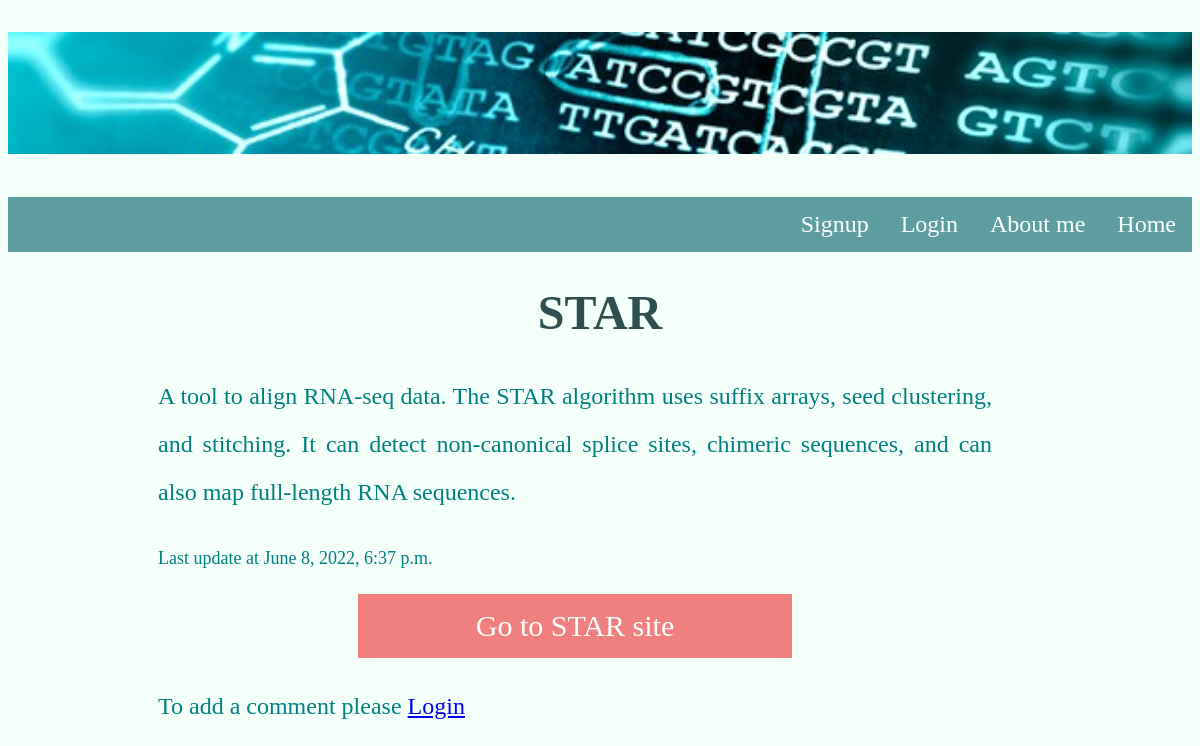
Screenshot of /articles/star/ with the database file from the repository.
### articles/models.py (models this page shows, shortened)
class Articles(models.Model):
    title = models.CharField(max_length=100)
    slug = models.SlugField()
    body = models.TextField()
    type = models.CharField(max_length=100, default="general")
    date = models.DateTimeField(auto_now_add=True)
    link = models.URLField(max_length=500,blank=True, default="#")
    thumb = models.ImageField(default="default.png", blank=True)

### articles/views.py (the view)
# urls.py: path('<slug:slug>/', views.articale_detail, name='detail')  # This MUST me last url
def articale_detail(request, slug):
    article = Articles.objects.get(slug=slug)
    comments = article.comments.filter(active=True)
    new_comment = None
    if request.method == 'POST':
        comment_form = CommentForm(data=request.POST)
        if comment_form.is_valid():
            new_comment = comment_form.save(commit=False)
            new_comment.article = article
            new_comment.name = request.user
            new_comment.save()
    else:
        comment_form = CommentForm()
    return render(request, "articles/article_detail.html", {'article': article,
                                           'comments': comments,
                                           'new_comment': new_comment,
                                           'comment_form': comment_form})

### templates/articles/article_detail.html (shortened to what this page needs)
{% extends 'base_layout.html' %}
{% load widget_tweaks %}
{% block content %}
<div class="article-detail">
    <div class="article">
        <h1>{{article.title}}</h1>
        <p>{{article.body}}</p>
        <p style="font-size: large;">Last update at {{article.date}}</p>
        <a href = "{{article.link}}"  target="_blank" >
            Go to {{article.title}} site
        </a>
    </div>
</div>
<div class="add_comment">
{% if new_comment %}
        <div class="alert alert-success" role="alert">
          <p> Thank you! Your comment was submitted</p>
        </div>
{% else %}
    {% if user.is_authenticated %}
        {% load crispy_forms_tags %}
    {% else %}
        <p>To add a comment please <a href="{% url 'accounts:login_form' %}">Login</a></p>
    {% endif %}
{% endif %}
</div>
{% endblock %}

### assets/mystyle2.css (style rules this page uses)
body { background-color: MintCream; font-size: x-large; }
h1 { color: DarkSlateGray; text-align: center; }
p { margin-right: 200px; margin-left: 150px; line-height: 200%; color:Teal; text-align:justify; }
.article-detail a { display: block; color: white; text-align: center; padding: 15px 15px; margin: 15px; font-size: 30px; text-decoration: none; background-color: LightCoral; margin-right: 400px; margin-left: 350px; }

### rows the page displays
Articles: title "STAR", body "A tool to align RNA-seq data. The STAR algorithm uses suffix arrays, seed clustering, and stitching. It can detect non-canonical splice sites, chimeric sequences, and can also map full-length RNA sequences.", date "June 8, 2022, 6:37 p.m."
